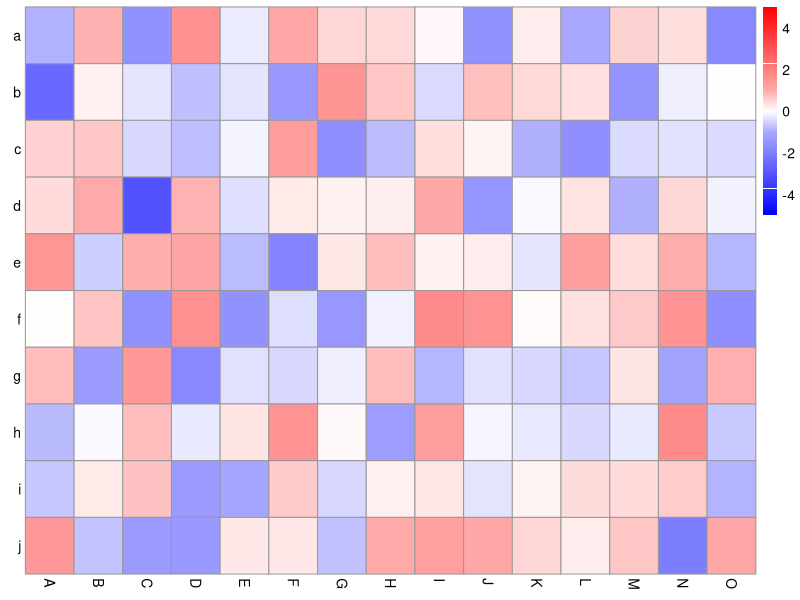

Write R code to recreate this figure.
library(pheatmap)
library(grid)
library(gtable)

colors = c(seq(-5,-1,length=1000),seq(-.999999,.999999,length=1000),seq(1, 5,length=1000))
my_palette <- colorRampPalette(c("blue", "white", "red"))(n = 2999)

data.random <- data.frame(matrix(data=rnorm(150), ncol=15, nrow=10))
rownames(data.random) <- letters[1:10]
colnames(data.random) <- LETTERS[1:15]

heatmap_motor <- function (matrix, border_color, cellwidth, cellheight, tree_col, 
                           tree_row, treeheight_col, treeheight_row, filename, width, 
                           height, breaks, color, legend, annotation_row, annotation_col, 
                           annotation_colors, annotation_legend, annotation_names_row, 
                           annotation_names_col, main, fontsize, fontsize_row, fontsize_col, 
                           hjust_col, vjust_col, angle_col, fmat, fontsize_number, number_color, 
                           gaps_col, gaps_row, labels_row, labels_col, ...) 
{
  lo = pheatmap:::lo(coln = labels_col, rown = labels_row, nrow = nrow(matrix), 
                     ncol = ncol(matrix), cellwidth = cellwidth, cellheight = cellheight, 
                     treeheight_col = treeheight_col, treeheight_row = treeheight_row, 
                     legend = legend, annotation_col = annotation_col, annotation_row = annotation_row, 
                     annotation_colors = annotation_colors, annotation_legend = annotation_legend, 
                     annotation_names_row = annotation_names_row, annotation_names_col = annotation_names_col, 
                     main = main, fontsize = fontsize, fontsize_row = fontsize_row, 
                     fontsize_col = fontsize_col, angle_col = angle_col, gaps_row = gaps_row, 
                     gaps_col = gaps_col, ...)
  res = lo$gt
  mindim = lo$mindim
  if (!is.na(filename)) {
    if (is.na(height)) {
      height = convertHeight(gtable_height(res), "inches", valueOnly = T)
    }
    if (is.na(width)) {
      width = convertWidth(gtable_width(res), "inches", valueOnly = T)
    }
    r = regexpr("\\.[a-zA-Z]*$", filename)
    if (r == -1) 
      stop("Improper filename")
    ending = substr(filename, r + 1, r + attr(r, "match.length"))
    f = switch(ending, pdf = function(x, ...) pdf(x, ...), 
               png = function(x, ...) png(x, units = "in", res = 300, 
                                          ...), jpeg = function(x, ...) jpeg(x, units = "in", 
                                                                             res = 300, ...), jpg = function(x, ...) jpeg(x, 
                                                                                                                          units = "in", res = 300, ...), tiff = function(x, 
                                                                                                                                                                         ...) tiff(x, units = "in", res = 300, compression = "lzw", 
                                                                                                                                                                                   ...), bmp = function(x, ...) bmp(x, units = "in", 
                                                                                                                                                                                                                    res = 300, ...), stop("File type should be: pdf, png, bmp, jpg, tiff"))
    f(filename, height = height, width = width)
    gt = heatmap_motor(matrix, cellwidth = cellwidth, cellheight = cellheight, 
                       border_color = border_color, tree_col = tree_col, 
                       tree_row = tree_row, treeheight_col = treeheight_col, 
                       treeheight_row = treeheight_row, breaks = breaks, 
                       color = color, legend = legend, annotation_col = annotation_col, 
                       annotation_row = annotation_row, annotation_colors = annotation_colors, 
                       annotation_legend = annotation_legend, annotation_names_row = annotation_names_row, 
                       annotation_names_col = annotation_names_col, filename = NA, 
                       main = main, fontsize = fontsize, fontsize_row = fontsize_row, 
                       fontsize_col = fontsize_col, hjust_col = hjust_col, 
                       vjust_col = vjust_col, angle_col = angle_col, fmat = fmat, 
                       fontsize_number = fontsize_number, number_color = number_color, 
                       labels_row = labels_row, labels_col = labels_col, 
                       gaps_col = gaps_col, gaps_row = gaps_row, ...)
    grid.draw(gt)
    dev.off()
    return(gt)
  }
  if (mindim < 3) 
    border_color = NA
  if (!is.na(main)) {
    elem = pheatmap:::draw_main(main, fontsize = 1.3 * fontsize, ...)
    res = gtable_add_grob(res, elem, t = 1, l = 3, name = "main", 
                          clip = "off")
  }
  if (!pheatmap:::is.na2(tree_col) & treeheight_col != 0) {
    elem = pheatmap:::draw_dendrogram(tree_col, gaps_col, horizontal = T)
    res = gtable_add_grob(res, elem, t = 2, l = 3, name = "col_tree")
  }
  if (!pheatmap:::is.na2(tree_row) & treeheight_row != 0) {
    elem = pheatmap:::draw_dendrogram(tree_row, gaps_row, horizontal = F)
    res = gtable_add_grob(res, elem, t = 4, l = 1, name = "row_tree")
  }
  elem = pheatmap:::draw_matrix(matrix, border_color, gaps_row, gaps_col, 
                                fmat, fontsize_number, number_color)
  res = gtable_add_grob(res, elem, t = 4, l = 3, clip = "off", 
                        name = "matrix")
  if (length(labels_col) != 0) {
    pars = list(labels_col, gaps = gaps_col, fontsize = fontsize_col, 
                hjust_col = hjust_col, vjust_col = vjust_col, angle_col = angle_col, 
                ...)
    elem = do.call(pheatmap:::draw_colnames, pars)
    res = gtable_add_grob(res, elem, t = 5, l = 3, clip = "off", 
                          name = "col_names")
  }
  if (length(labels_row) != 0) {
    pars = list(labels_row, gaps = gaps_row, fontsize = fontsize_row, 
                ...)
    elem = do.call(pheatmap:::draw_rownames, pars)
    res = gtable_add_grob(res, elem, t = 4, l = 3, clip = "off", 
                          name = "row_names")
  }
  if (!pheatmap:::is.na2(annotation_col)) {
    converted_annotation = convert_annotations(annotation_col, 
                                               annotation_colors)
    elem = pheatmap:::draw_annotations(converted_annotation, border_color, 
                                       gaps_col, fontsize, horizontal = T)
    res = gtable_add_grob(res, elem, t = 3, l = 3, clip = "off", 
                          name = "col_annotation")
    if (annotation_names_col) {
      elem = pheatmap:::draw_annotation_names(annotation_col, fontsize, 
                                              horizontal = T)
      res = gtable_add_grob(res, elem, t = 3, l = 4, clip = "off", 
                            name = "col_annotation_names")
    }
  }
  if (!pheatmap:::is.na2(annotation_row)) {
    converted_annotation = convert_annotations(annotation_row, 
                                               annotation_colors)
    elem = pheatmap:::draw_annotations(converted_annotation, border_color, 
                                       gaps_row, fontsize, horizontal = F)
    res = gtable_add_grob(res, elem, t = 4, l = 2, clip = "off", 
                          name = "row_annotation")
    if (annotation_names_row) {
      elem = pheatmap:::draw_annotation_names(annotation_row, fontsize, 
                                              horizontal = F, hjust_col = hjust_col, vjust_col = vjust_col, 
                                              angle_col = angle_col)
      res = gtable_add_grob(res, elem, t = 5, l = 2, clip = "off", 
                            name = "row_annotation_names")
    }
  }
  annotation = c(annotation_col[length(annotation_col):1], 
                 annotation_row[length(annotation_row):1])
  annotation = annotation[unlist(lapply(annotation, function(x) !pheatmap:::is.na2(x)))]
  if (length(annotation) > 0 & annotation_legend) {
    elem = pheatmap:::draw_annotation_legend(annotation, annotation_colors, 
                                             border_color, fontsize = fontsize, ...)
    t = ifelse(is.null(labels_row), 4, 3)
    res = gtable_add_grob(res, elem, t = t, l = 6, b = 5, 
                          clip = "off", name = "annotation_legend")
  }
  if (!pheatmap:::is.na2(legend)) {
    elem = pheatmap:::draw_legend(color, breaks, legend, fontsize = fontsize, 
                                  ...)
    t = ifelse(is.null(labels_row), 4, 3)
    res = gtable_add_grob(res, elem, t = t, l = 5, b = 5, 
                          clip = "off", name = "legend")
  }
  return(res)
}

# Modified pheatmap:::lo    
lo <- function (rown, coln, nrow, ncol, cellheight = NA, cellwidth = NA, 
                treeheight_col, treeheight_row, legend, annotation_row, annotation_col, 
                annotation_colors, annotation_legend, annotation_names_row, 
                annotation_names_col, main, fontsize, fontsize_row, fontsize_col, 
                angle_col, gaps_row, gaps_col, ...) 
{
  if (!is.null(coln[1]) | (!pheatmap:::is.na2(annotation_row) & annotation_names_row)) {
    if (!is.null(coln[1])) {
      t = coln
    }
    else {
      t = ""
    }
    tw = strwidth(t, units = "in", cex = fontsize_col/fontsize)
    if (annotation_names_row) {
      t = c(t, colnames(annotation_row))
      tw = c(tw, strwidth(colnames(annotation_row), units = "in"))
    }
    longest_coln = which.max(tw)
    gp = list(fontsize = ifelse(longest_coln <= length(coln), 
                                fontsize_col, fontsize), ...)
    coln_height = unit(1, "grobheight", textGrob(t[longest_coln], 
                                                 rot = angle_col, gp = do.call(gpar, gp))) + unit(10, 
                                                                                                  "bigpts")
  }
  else {
    coln_height = unit(5, "bigpts")
  }
  if (!is.null(rown[1])) {
    t = rown
    tw = strwidth(t, units = "in", cex = fontsize_row/fontsize)
    if (annotation_names_col) {
      t = c(t, colnames(annotation_col))
      tw = c(tw, strwidth(colnames(annotation_col), units = "in"))
    }
    longest_rown = which.max(tw)
    gp = list(fontsize = ifelse(longest_rown <= length(rown), 
                                fontsize_row, fontsize), ...)
    rown_width = unit(1, "grobwidth", textGrob(t[longest_rown], 
                                               rot = 0, gp = do.call(gpar, gp))) + unit(10, "bigpts")
  }
  else {
    rown_width = unit(5, "bigpts")
  }
  gp = list(fontsize = fontsize, ...)
  if (!pheatmap:::is.na2(legend)) {
    longest_break = which.max(nchar(names(legend)))
    longest_break = unit(1.1, "grobwidth", 
                         textGrob(as.character(names(legend))[longest_break], 
                                  gp = do.call(gpar, gp)))
    title_length = unit(1.1, "grobwidth", textGrob("Scale", 
                                                   gp = gpar(fontface = "bold", ...)))
    legend_width = unit(12, "bigpts") + longest_break * 1.2
    legend_width = max(title_length, legend_width)
  }
  else {
    legend_width = unit(0, "bigpts")
  }
  if (is.na(main)) {
    main_height = unit(0, "npc")
  }
  else {
    main_height = unit(1.5, "grobheight", textGrob(main, 
                                                   gp = gpar(fontsize = 1.3 * fontsize, ...)))
  }
  textheight = unit(fontsize, "bigpts")
  if (!pheatmap:::is.na2(annotation_col)) {
    annot_col_height = ncol(annotation_col) * (textheight + 
                                                 unit(2, "bigpts")) + unit(2, "bigpts")
    t = c(as.vector(as.matrix(annotation_col)), colnames(annotation_col))
    annot_col_legend_width = unit(1.2, "grobwidth", textGrob(t[which.max(nchar(t))], 
                                                             gp = gpar(...))) + unit(12, "bigpts")
    if (!annotation_legend) {
      annot_col_legend_width = unit(0, "npc")
    }
  }
  else {
    annot_col_height = unit(0, "bigpts")
    annot_col_legend_width = unit(0, "bigpts")
  }
  if (!pheatmap:::is.na2(annotation_row)) {
    annot_row_width = ncol(annotation_row) * (textheight + 
                                                unit(2, "bigpts")) + unit(2, "bigpts")
    t = c(as.vector(as.matrix(annotation_row)), colnames(annotation_row))
    annot_row_legend_width = unit(1.2, "grobwidth", textGrob(t[which.max(nchar(t))], 
                                                             gp = gpar(...))) + unit(12, "bigpts")
    if (!annotation_legend) {
      annot_row_legend_width = unit(0, "npc")
    }
  }
  else {
    annot_row_width = unit(0, "bigpts")
    annot_row_legend_width = unit(0, "bigpts")
  }
  annot_legend_width = max(annot_row_legend_width, annot_col_legend_width)
  treeheight_col = unit(treeheight_col, "bigpts") + unit(5, 
                                                         "bigpts")
  treeheight_row = unit(treeheight_row, "bigpts") + unit(5, 
                                                         "bigpts")
  if (is.na(cellwidth)) {
    mat_width = unit(1, "npc") - rown_width - legend_width - 
      treeheight_row - annot_row_width - annot_legend_width
  }
  else {
    mat_width = unit(cellwidth * ncol, "bigpts") + length(gaps_col) * 
      unit(4, "bigpts")
  }
  if (is.na(cellheight)) {
    mat_height = unit(1, "npc") - main_height - coln_height - 
      treeheight_col - annot_col_height
  }
  else {
    mat_height = unit(cellheight * nrow, "bigpts") + length(gaps_row) * 
      unit(4, "bigpts")
  }
  gt = gtable(widths = unit.c(treeheight_row, rown_width,  
                              mat_width, treeheight_row, legend_width, annot_legend_width), 
              heights = unit.c(main_height, treeheight_col, annot_col_height, 
                               mat_height, coln_height), vp = viewport(gp = do.call(gpar, 
                                                                                    gp)))
  cw = convertWidth(mat_width - (length(gaps_col) * unit(4, 
                                                         "bigpts")), "bigpts", valueOnly = T)/ncol
  ch = convertHeight(mat_height - (length(gaps_row) * unit(4, 
                                                           "bigpts")), "bigpts", valueOnly = T)/nrow
  mindim = min(cw, ch)
  res = list(gt = gt, mindim = mindim)
  return(res)
}

# Modified pheatmap:::draw_rownames      
draw_rownames <- function (rown, gaps, ...) 
{
  coord = pheatmap:::find_coordinates(length(rown), gaps)
  y = unit(1, "npc") - (coord$coord - 0.5 * coord$size)
  res = textGrob(rown, x = unit(-3, "bigpts"), y = y, vjust = 0.5, 
                 hjust = 1, gp = gpar(...))
  return(res)
}

assignInNamespace(x="draw_rownames", value=draw_rownames, ns="pheatmap")
assignInNamespace(x="lo", value=lo, ns="pheatmap")
assignInNamespace(x="heatmap_motor", value=heatmap_motor, ns="pheatmap") 

h <- pheatmap(data.random,
              cluster_rows=FALSE,
              cluster_cols=FALSE,
              legend=TRUE,
              color=my_palette,
              breaks=colors,
              show_rownames=TRUE,
              show_colnames=TRUE
)
